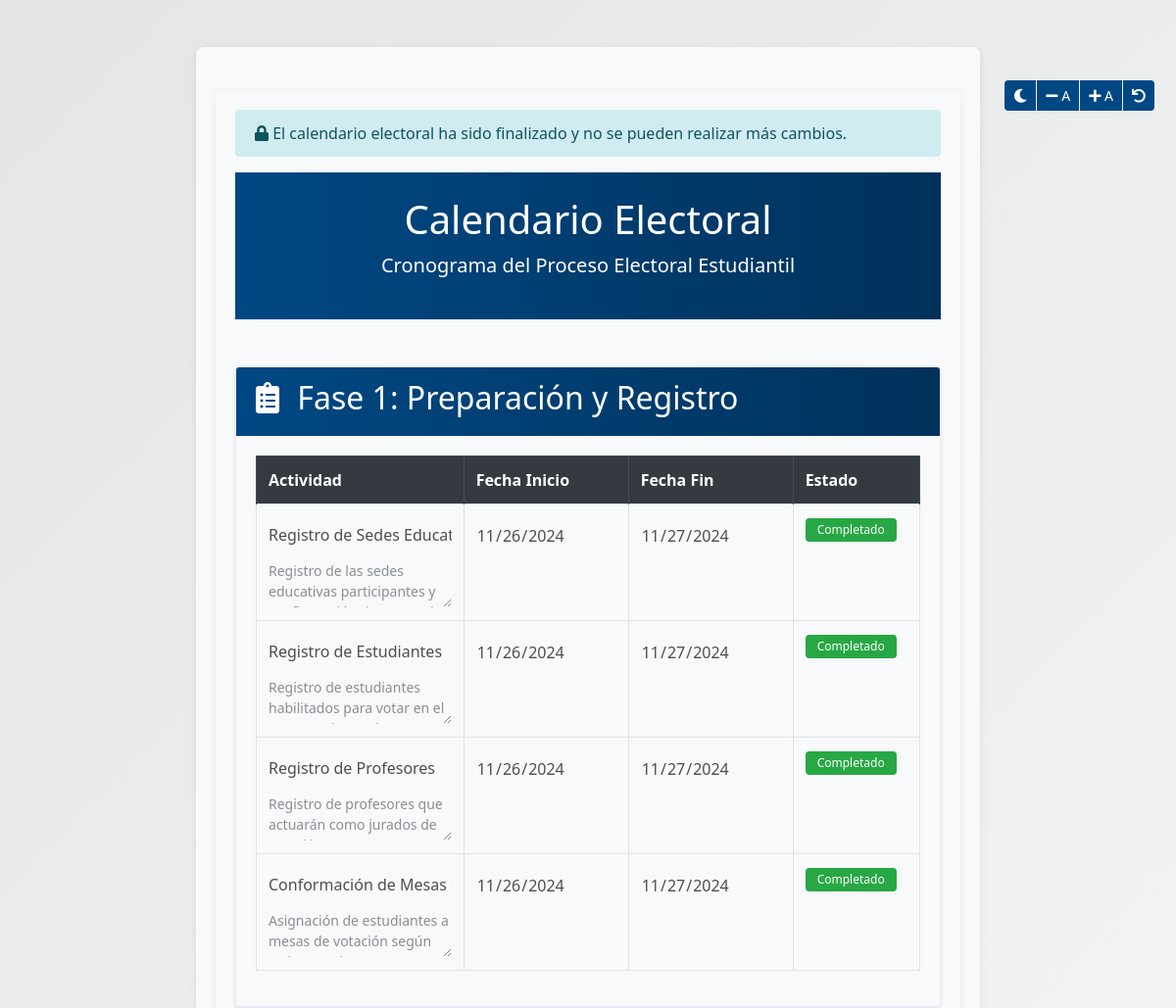
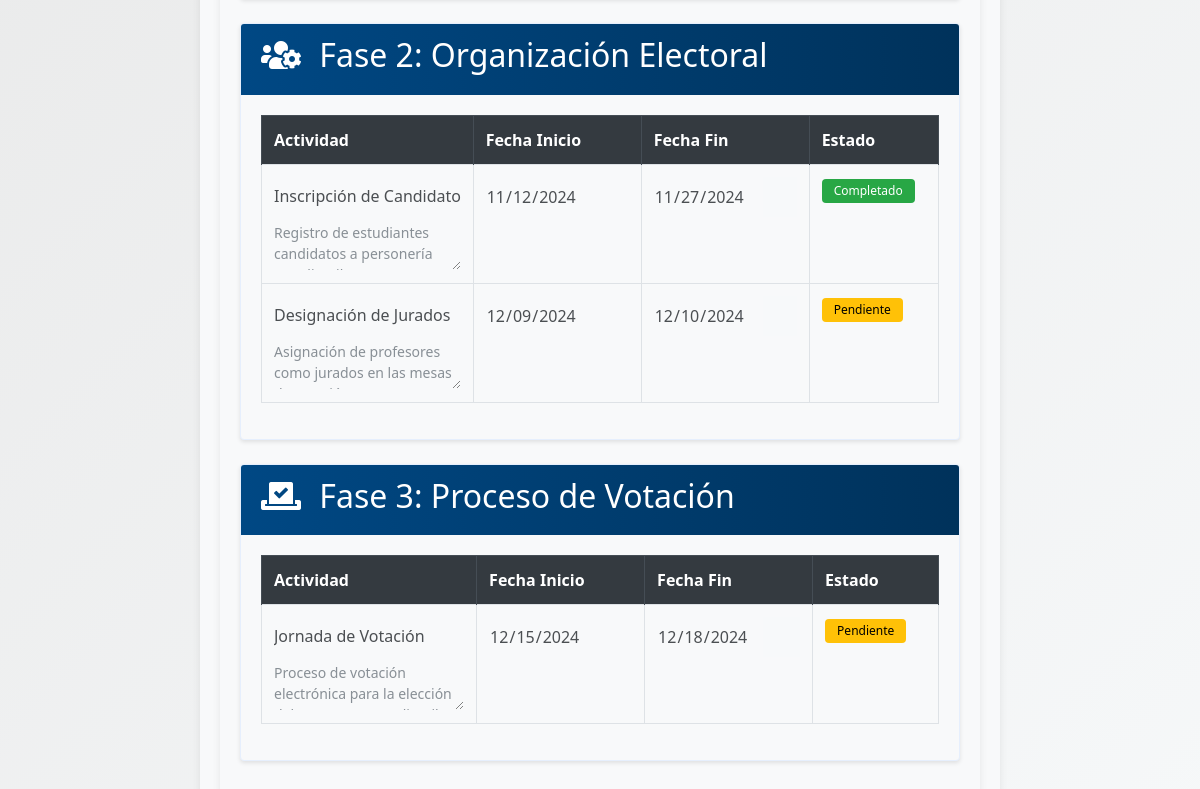
The page /calendario-electoral on the database as committed earlier (2 pictures, top to bottom).
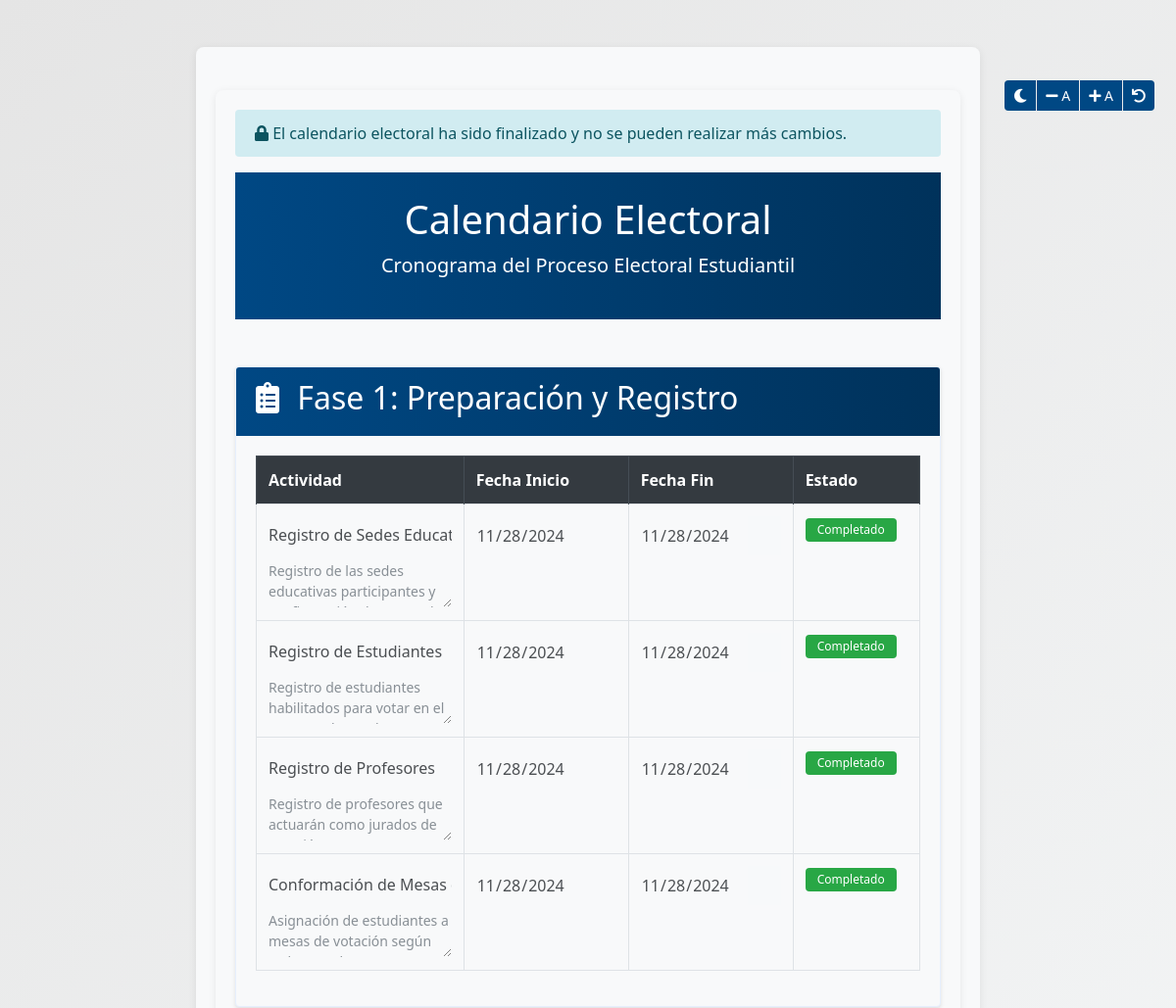
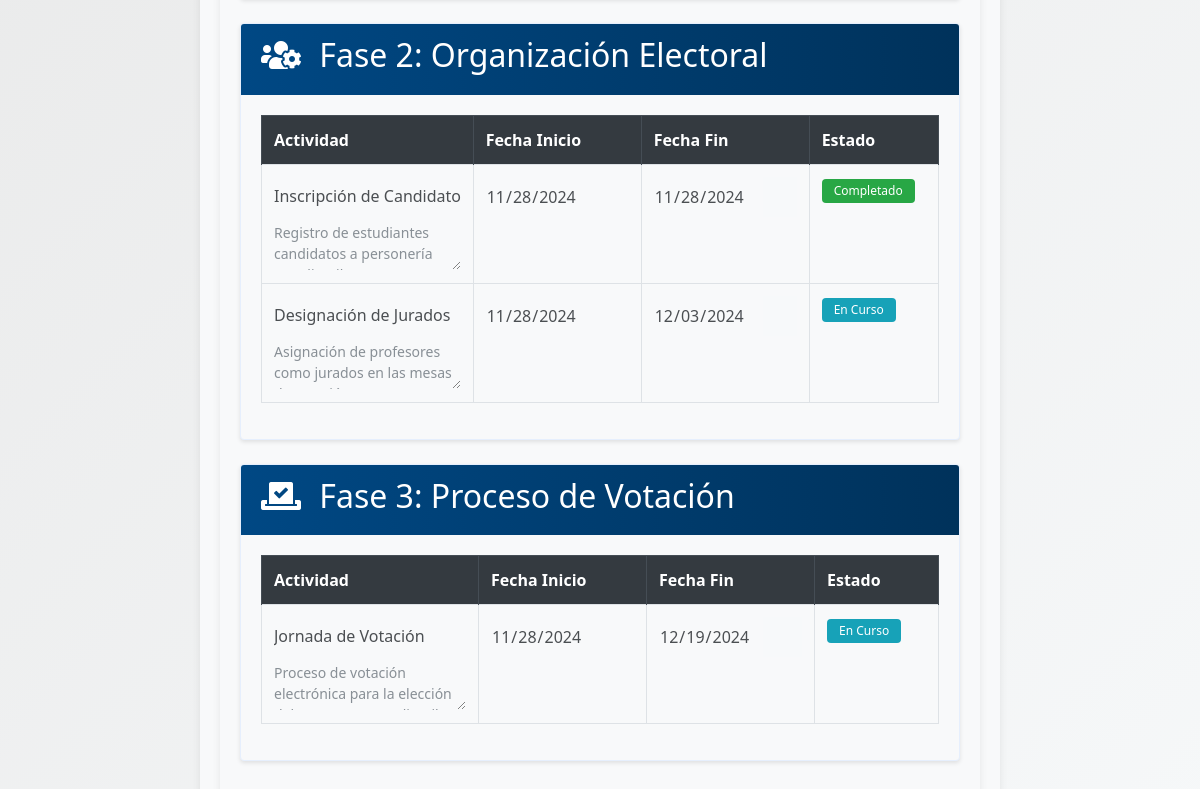
The same page on the database as committed later (2 pictures, top to bottom).
### models.py (models this page shows, shortened)
class EventoCalendario(db.Model):
    id = db.Column(db.Integer, primary_key=True)
    fase = db.Column(db.Integer, nullable=False)
    titulo = db.Column(db.String(200), nullable=False)
    fecha_inicio = db.Column(db.DateTime, nullable=False)
    fecha_fin = db.Column(db.DateTime, nullable=False)
    descripcion = db.Column(db.Text, nullable=True)
    estado = db.Column(db.String(20), default='pendiente')
    orden = db.Column(db.Integer, nullable=False)
    @classmethod
    def sistema_bloqueado(cls):
        ultimo_evento = cls.query.order_by(cls.fecha_fin.desc()).first()
        if ultimo_evento:
            return datetime.now() > ultimo_evento.fecha_fin
        return False
    @classmethod
    def obtener_fase_actual(cls):
        ahora = datetime.now()
        for fase in range(1, 4):  # Asumiendo que hay 3 fases
            eventos = cls.query.filter_by(fase=fase).all()
            if any(evento.fecha_inicio <= ahora <= evento.fecha_fin for evento in eventos):
                return fase
        return 1  # Fase por defecto

### routes/calendario_routes.py (the view)
@calendario_bp.route('/calendario-electoral')
def calendario_electoral():
    eventos = EventoCalendario.query.order_by(EventoCalendario.fase, EventoCalendario.orden).all()
    config = Configuracion.query.first()
    sistema_bloqueado = config.configuracion_finalizada if config else False
    return render_template('calendario_electoral.html',
                         eventos=eventos,
                         sistema_bloqueado=sistema_bloqueado)

### app.py (called while the page is built)
@app.context_processor
def inject_config():
    sistema_bloqueado = EventoCalendario.sistema_bloqueado()
    config = {
        'sistema_bloqueado': sistema_bloqueado,
        'calendario_bloqueado': sistema_bloqueado,
        'fase_actual': EventoCalendario.obtener_fase_actual(),
        'configuracion_finalizada': sistema_bloqueado,
        'fecha_finalizacion': datetime.now() if sistema_bloqueado else None
    }
    return {
        'config': config,
        'config_json': json.dumps(config, default=str)
    }

@app.context_processor
def utility_processor():
    return {
        'now': datetime.now
    }

### templates/calendario_electoral.html (shortened to what this page needs)
{% extends "base.html" %}
{% block content %}
<div class="container mt-4">
    {% if sistema_bloqueado %}
    <div class="alert alert-info calendario-bloqueado-mensaje">
        <i class="fas fa-lock"></i> El calendario electoral ha sido finalizado y no se pueden realizar más cambios.
    </div>
    {% endif %}
    <header class="text-center py-4">
        <h1>Calendario Electoral</h1>
        <p class="lead">Cronograma del Proceso Electoral Estudiantil</p>
    </header>
    <form id="calendarioForm">
        <div class="timeline-container mt-5">
            {% for fase, nombre_fase in [
            (1, 'Preparación y Registro'),
            (2, 'Organización Electoral'),
            (3, 'Proceso de Votación')
            ] %}
            <div class="timeline-phase card mb-4">
                <div class="card-header fase-header">
                    <h2>
                        <i
                            class="fas {% if fase == 1 %}fa-clipboard-list{% elif fase == 2 %}fa-users-cog{% else %}fa-vote-yea{% endif %}"></i>
                        Fase {{ fase }}: {{ nombre_fase }}
                    </h2>
                </div>
                <div class="card-body">
                    <div class="table-responsive">
                        <table class="table table-bordered">
                            <thead class="thead-dark">
                                <tr>
                                    <th width="40%">Actividad</th>
                                    <th width="20%">Fecha Inicio</th>
                                    <th width="20%">Fecha Fin</th>
                                    <th width="20%">Estado</th>
                                </tr>
                            </thead>
                            <tbody>
                                {% for evento in eventos if evento.fase == fase %}
                                <tr class="evento-row" data-evento-id="{{ evento.id }}">
                                    <td>
                                        <input type="text" class="form-control-plaintext evento-titulo"
                                            name="titulo_{{ evento.id }}" value="{{ evento.titulo }}" {% if
                                            sistema_bloqueado %}readonly{% endif %}>
                                        <textarea class="form-control-plaintext evento-descripcion"
                                            name="descripcion_{{ evento.id }}" rows="2" {% if sistema_bloqueado
                                            %}readonly{% endif %}>{{ evento.descripcion }}</textarea>
                                    </td>
                                    <td>
                                        <input type="date" class="form-control-plaintext evento-fecha"
                                            name="fecha_inicio_{{ evento.id }}"
                                            value="{{ evento.fecha_inicio.strftime('%Y-%m-%d') }}" {% if
                                            sistema_bloqueado %}readonly{% endif %}>
                                    </td>
                                    <td>
                                        <input type="date" class="form-control-plaintext evento-fecha"
                                            name="fecha_fin_{{ evento.id }}"
                                            value="{{ evento.fecha_fin.strftime('%Y-%m-%d') }}" {% if sistema_bloqueado
                                            %}readonly{% endif %}>
                                    </td>
                                    <td>
                                        {% set hoy = now() %}
                                        {% if sistema_bloqueado %}
                                        {% if hoy.date() > evento.fecha_fin.date() %}
                                        <span class="badge badge-completado">Completado</span>
                                        {% elif hoy.date() >= evento.fecha_inicio.date() and hoy.date() <=
                                            evento.fecha_fin.date() %} <span class="badge badge-en-curso">En
                                            Curso</span>
                                            {% set sistema_bloqueado = false %}
                                            {% else %}
                                            <span class="badge badge-pendiente">Pendiente</span>
                                            {% endif %}
                                            {% else %}
                                            <span class="badge badge-{{ evento.estado }}">
                                                {{ evento.estado|title }}
                                            </span>
                                            {% endif %}
                                    </td>
                                </tr>
                                {% endfor %}
                            </tbody>
                        </table>
                    </div>
                </div>
            </div>
            {% endfor %}
        </div>
    </form>
</div>
{% endblock %}

### templates/base.html (shortened to what this page needs)
<!DOCTYPE html>
<html lang="es">
<head>
    <link rel="stylesheet" href="https://stackpath.bootstrapcdn.com/bootstrap/4.3.1/css/bootstrap.min.css">
    <link rel="stylesheet" href="https://cdnjs.cloudflare.com/ajax/libs/toastr.js/latest/toastr.min.css">
    <link rel="stylesheet" href="https://cdnjs.cloudflare.com/ajax/libs/font-awesome/5.15.4/css/all.min.css">
    <link rel="stylesheet" href="{{ url_for('static', filename='css/main.css') }}">
</head>
<body>
    <div class="container mt-5">
        <div class="theme-controls" style="position: fixed; top: 80px; right: 20px; z-index: 1000;">
            <div class="btn-group">
                <button class="btn btn-sm" id="toggleTheme" title="Cambiar tema">
                    <i class="fas fa-moon"></i>
                </button>
                <button class="btn btn-sm" id="decreaseFont" title="Reducir texto">
                    <i class="fas fa-minus"></i> A
                </button>
                <button class="btn btn-sm" id="increaseFont" title="Aumentar texto">
                    <i class="fas fa-plus"></i> A
                </button>
                <button class="btn btn-sm" id="resetSettings" title="Restablecer ajustes">
                    <i class="fas fa-undo"></i>
                </button>
            </div>
        </div>
        {% block content %}{% endblock %}
    </div>
</body>
</html>

### static/css/main.css (style rules this page uses)
:root { --primary-color: #004884; --secondary-color: #CD1719; --background-color: #E5E5E5; --text-color: #4B4B4B; --white-color: #FFFFFF; --highlight-color: #FDB913; --accent-color: #31B44C; --dark-blue: #00325B; --light-gray: #E6EFFD; --chart-primary: rgba(0, 72, 132, 0.8); --chart-secondary: rgba(179, 20, 22, 0.8); --chart-highlight: rgba(255, 198, 41, 0.8); --chart-dark: rgba(0, 45, 82, 0.8); --chart-light: rgba(240, 240, 240, 0.8); --chart-border-primary: rgba(0, 72, 132, 1); --chart-border-secondary: rgba(179, 20, 22, 1); --chart-border-highlight: rgba(255, 198, 41, 1); --chart-border-dark: rgba(0, 45, 82, 1); --chart-border-light: rgba(240, 240, 240, 1); --dark-mode-background: #1a1a1a; --dark-mode-text: #ffffff; --dark-mode-card: #2d2d2d; --dark-mode-input: #333333; --dark-mode-border: #404040; --container-background: #F8F9FA; }
body { font-family: 'Segoe UI', Tahoma, Geneva, Verdana, sans-serif; background: linear-gradient(135deg, #E5E5E5, #F6F8F9); min-height: 100vh; margin: 0; padding: 0; color: var(--text-color); }
.container { max-width: 800px; margin: 0 auto; padding: 20px; background-color: var(--container-background); box-shadow: 0 2px 8px rgba(0, 0, 0, 0.08); border-radius: 8px; margin-top: 20px; margin-bottom: 20px; }
header { background: linear-gradient(to right, var(--primary-color), var(--dark-blue)); color: var(--white-color); padding: 20px; text-align: center; width: 100%; }
.table th { background-color: var(--primary-color); color: var(--white-color); }
.badge { background-color: var(--highlight-color); color: var(--dark-blue); padding: 5px 10px; border-radius: 4px; }
.table thead th { background-color: var(--primary-color); color: var(--white-color); border-bottom: none; }
.alert { border-radius: 4px; border: none; }
.card-header { background: linear-gradient(to right, var(--primary-color), var(--dark-blue)); color: var(--white-color); }
.badge { padding: 8px 12px; border-radius: 4px; font-weight: 500; }
.badge { background-color: var(--highlight-color); color: var(--dark-blue); padding: 5px 10px; border-radius: 4px; font-weight: 500; }
.badge { background-color: var(--highlight-color); color: var(--dark-blue); }
.card { border: 1px solid var(--light-gray); box-shadow: 0 2px 4px rgba(0, 0, 0, 0.1); transition: box-shadow 0.3s ease; }
.card-header { background: linear-gradient(to right, var(--primary-color), var(--dark-blue)); color: var(--white-color); border-bottom: none; }
.theme-controls .btn { background-color: var(--primary-color); color: var(--white-color); margin: 2px; border-radius: 4px; }
.card, .list-group-item, .table { background-color: var(--container-background); }

### templates/calendario_electoral.html (style rules this page uses)
.fase-header { background: linear-gradient(to right, var(--primary-color), var(--dark-blue)); color: white; }
.fase-header i { margin-right: 10px; }
.form-control-plaintext { cursor: pointer; padding: 0.375rem 0; }
.evento-descripcion { font-size: 0.875rem; color: #6c757d; }
.badge { padding: 0.5em 1em; }
.badge-en-curso { background-color: #17a2b8; color: #fff; }
.badge-completado { background-color: #28a745; color: #fff; }
.table th { background-color: #004884; color: white; }
.form-control-plaintext[readonly] { background-color: #f8f9fa; cursor: not-allowed; opacity: 0.8; }

Rows that differ between the two databases and show on the page:
changed EventoCalendario "Registro de Sedes Educativas": fecha_inicio "11/26/2024" → "11/28/2024"; fecha_fin "11/27/2024" → "11/28/2024"
changed EventoCalendario "Registro de Estudiantes": fecha_inicio "11/26/2024" → "11/28/2024"; fecha_fin "11/27/2024" → "11/28/2024"
changed EventoCalendario "Registro de Profesores": fecha_inicio "11/26/2024" → "11/28/2024"; fecha_fin "11/27/2024" → "11/28/2024"
changed EventoCalendario "Conformación de Mesas de Votación": fecha_inicio "11/26/2024" → "11/28/2024"; fecha_fin "11/27/2024" → "11/28/2024"
changed EventoCalendario "Inscripción de Candidatos": fecha_inicio "11/12/2024" → "11/28/2024"; fecha_fin "11/27/2024" → "11/28/2024"
changed EventoCalendario "Designación de Jurados": fecha_inicio "12/09/2024" → "11/28/2024"; fecha_fin "12/10/2024" → "12/03/2024"
changed EventoCalendario "Jornada de Votación": fecha_inicio "12/15/2024" → "11/28/2024"; fecha_fin "12/18/2024" → "12/19/2024"
Other text that changed with them:
list line gone: "Pendiente"
new list line: "En Curso"
